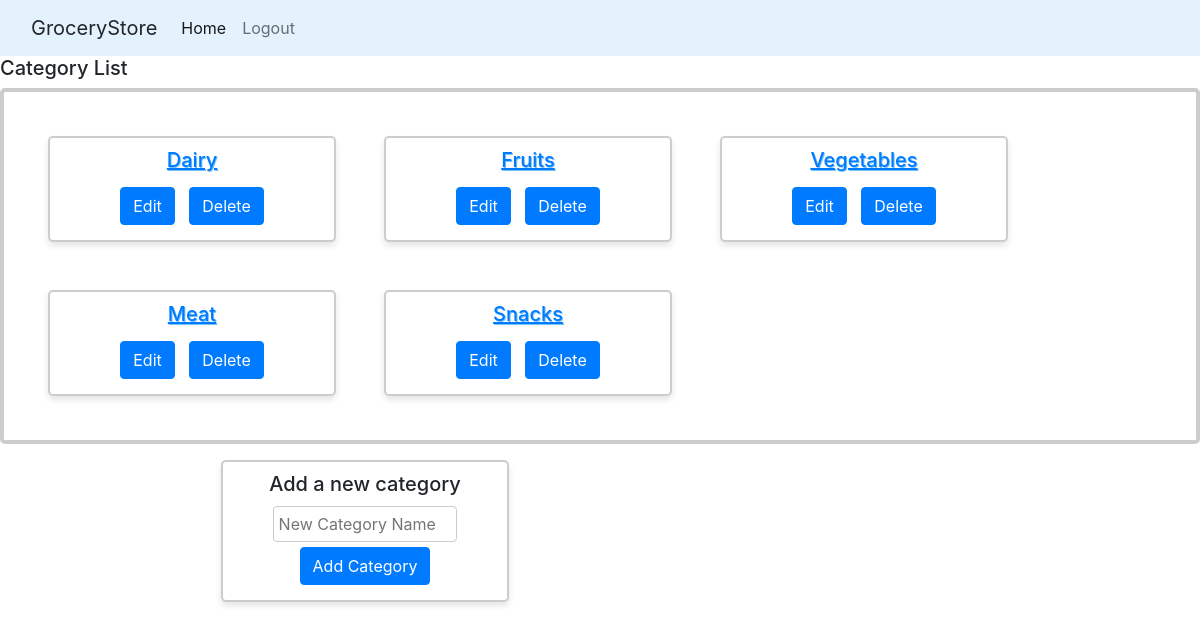
Screenshot of /admin/categories/ with the database file from the repository.
### application/models.py (models this page shows)
class Categories(db.Model):
    __tablename__ = 'Categories'
    C_ID = db.Column(db.Integer,autoincrement=True, primary_key=True, unique=True, nullable=False)
    C_name = db.Column(db.String, nullable=False , unique=True)
    products = db.relationship("Products",back_populates="category",cascade='all, delete-orphan', lazy=True)

### application/controllers.py (the view, shortened to what this page needs)
@app.route("/admin/categories/", methods=["GET", "POST"])
def viewcategories():
    all = Categories.query.all()
    return render_template("admin/viewcategories.html", all=all)

### templates/admin/viewcategories.html (shortened to what this page needs)
{% extends "base1.html" %}
{% block content %}
<head>
  <h5>Category List</h5>
  <link rel="stylesheet" type="text/css" href="{{ url_for('static', filename='css/categories.css') }}">
</head>
<body>
    <div class="container row co-md-8 d-flex flex-wrap">
      {% if not all %}
        <p style="font-size: 50px; color: red;">No categories to display</p>
      {% else %}
        {% for row in all %}
          <div class="card mx-4 my-4" style=width:18rem>
            <div class="card-body">
              <h4 class="card-title" id="categoryname">
                <a href="{{ url_for('view_category_products', category_id=row.C_ID) }}">{{ row.C_name }}</a>
              </h4>
              <div class="text-center">
                <form action="{{ url_for('viewcategories') }}" method="post" >
                <a href="{{ url_for('editcategory', category=row.C_name) }}" class="btn btn-primary">Edit</a>
                <button type="submit" form="deleteForm" name="CategoryNameToDelete" value="{{ row.C_name }}" class="btn btn-primary">Delete</button>
                </form>
              </div>
            </div>
          </div>
        {% endfor %}
      {% endif %}
    </div>
    <div class="row justify-content-center">
      <div class="col-md-8">
        <div class="card mx-3 my-3" style="width: 18rem;">
          <div class="card-body">
            <h4 class="card-title">Add a new category</h4>
            <div class="text-center">
              <form action="{{ url_for('addcategory') }}" method="post">
                <input type="text" name="NewCategoryName" placeholder="New Category Name">
                <button type="submit" class="btn btn-primary">Add Category</button>
              </form>
            </div>
          </div>
        </div>
      </div>
    </div>
</body>
{% endblock %}

### static/css/categories.css (style rules this page uses)
.container { width: 100%; max-width: 1200px; margin: auto; padding: 20px; border: 4px solid #ccc; border-radius: 5px; }
.card { width: 18rem; margin: 30px 20px 20px 0; border: 2px solid #ccc; border-radius: 5px; box-shadow: 0 4px 6px rgba(0, 0, 0, 0.1); }
.card-body { padding: 10px; }
.card-title { font-size: 1.25rem; margin-bottom: 10px; text-align: center; }
.card-title a { color: #007bff; text-decoration: underline; text-shadow: 1px 1px #77c1f3 }
.text-center { text-align: center; margin-top: 10px; }
.btn { margin: 5px; }
form input[type="text"] { width: 70%; padding: 5px; border: 1px solid #ccc; border-radius: 4px; }
form button { padding: 5px 10px; border: none; border-radius: 4px; background-color: #007bff; color: #fff; cursor: pointer; }

### rows the page displays
Categories: C_name "Dairy"
Categories: C_name "Fruits"
Categories: C_name "Vegetables"
Categories: C_name "Meat"
Categories: C_name "Snacks"
